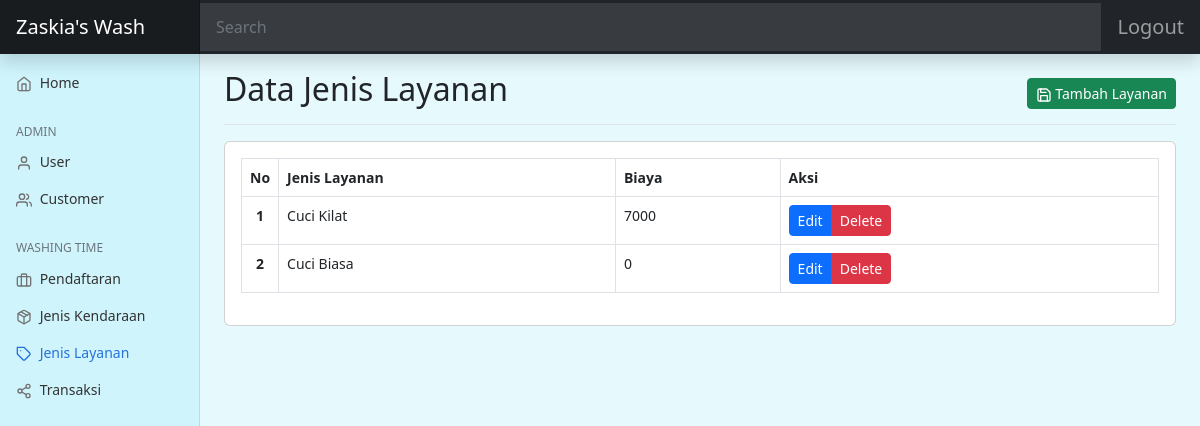
The page /dashboard/index.php?hal=layanan (signed in) on the database its author committed.
### tables this page shows
CREATE TABLE `layanan` (
  `idlayanan` int(11) NOT NULL,
  `jenis_layanan` varchar(50) NOT NULL,
  `biaya` int(11) NOT NULL
);

### dashboard/layanan/index.php (the view, shortened to what this page needs)
<?php
include('../connectDB/koneksi.php');
$sql = "SELECT * FROM layanan";
$result = mysqli_query($conn, $sql);
?>
<div class="d-flex justify-content-between flex-wrap flex-md-nowrap align-items-center pt-3 pb-2 mb-3 border-bottom">
    <h1 class="h2">Data Jenis Layanan</h1>
    <div class="btn-toolbar mb-2 mb-md-0">
        <a href="index.php?hal=layanan-create" class="btn btn-sm btn-success">
        <span data-feather="save" class="align-text-bottom"></span>
            Tambah Layanan
        </a>
    </div>
</div>
<div class="card">
    <div class="card-body">
        <table class="table table-hover table-bordered">
            <thead>
                <tr>
                    <th scope="col" width='15'>No</th>
                    <th scope="col">Jenis Layanan</th>
                    <th scope="col">Biaya</th>
                    <th scope="col">Aksi</th>
                </tr>
            </thead>
            <tbody>
                <tr>
                <?php
                    if (mysqli_num_rows($result) > 0) {
                        $nmr = 1;
                        while ($row = mysqli_fetch_assoc($result)) { ?>
                            <th scope="row" class="text-center"><?= $nmr; ?></th>
                            <td>
                                <?= $row['jenis_layanan']; ?>
                            </td>
                            <td>
                                <?= $row['biaya']; ?>
                            </td>
                            <td>
                                <div class="btn-group me-2">
                                    <a href="index.php?hal=layanan-edit&id=<?= $row['idlayanan']; ?>&jenis=<?= $row['jenis_layanan']; ?>&biaya=<?= $row['biaya']; ?>" class="btn btn-sm btn-primary">Edit</a>
                                    <button class="btn btn-sm btn-danger" onclick="(hapus('<?= $row['jenis_layanan']; ?>'))">Delete</button>
                                </div>
                            </td>
                </tr>
                <?php
                        $nmr++;
                        }
                    } else {
                        echo "0 results";
                    }
                    ?>
            </tbody>
        </table>
    </div>
</div>

### dashboard/css/dashboard.css (style rules this page uses)
body { font-size: .875rem; }
.feather { width: 16px; height: 16px; }

### rows shown on the page
layanan: jenis_layanan "Cuci Kilat", biaya "7000"
layanan: jenis_layanan "Cuci Biasa", biaya "0"
